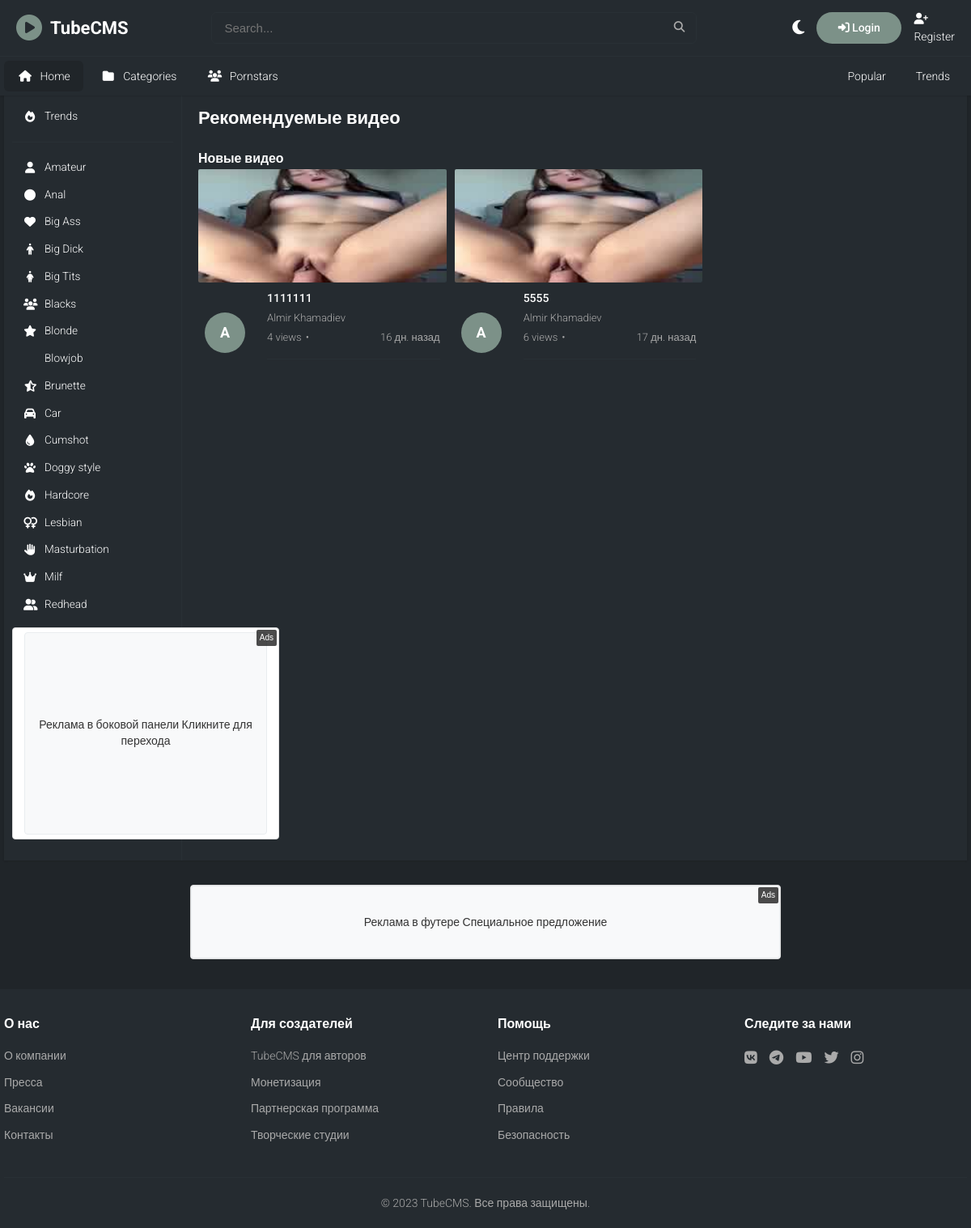
The page / on the database its author committed.
### apps/core/models.py (models this page shows, shortened)
class TimeStampedModel(models.Model):
    created_at = models.DateTimeField(auto_now_add=True)
    updated_at = models.DateTimeField(auto_now=True)
    class Meta:
        abstract = True

class Category(TimeStampedModel):
    name = models.CharField(max_length=100, unique=True)
    slug = models.SlugField(max_length=100, unique=True)
    description = models.TextField(blank=True)
    icon = models.CharField(max_length=50, blank=True, help_text="Font Awesome icon class")
    is_active = models.BooleanField(default=True)
    order = models.PositiveIntegerField(default=0)
    class Meta:
        verbose_name = "Category"
        verbose_name_plural = "Categories"
        ordering = ['order', 'name']

### apps/ads/models.py (models this page shows, shortened)
class AdBanner(models.Model):
    BANNER_TYPES = [
        ('image', 'Изображение'),
        ('video', 'Видео'),
        ('html', 'HTML'),
        ('text', 'Текст'),
    ]
    name = models.CharField(max_length=200, verbose_name="Название баннера")
    campaign = models.ForeignKey(AdCampaign, on_delete=models.CASCADE, related_name='banners', verbose_name="Кампания")
    placement = models.ForeignKey(AdPlacement, on_delete=models.CASCADE, related_name='banners', verbose_name="Место размещения")
    banner_type = models.CharField(max_length=20, choices=BANNER_TYPES, verbose_name="Тип баннера")
    image = models.ImageField(upload_to='ads/images/', blank=True, null=True, verbose_name="Изображение")
    video = models.FileField(upload_to='ads/videos/', blank=True, null=True, verbose_name="Видео")
    html_content = models.TextField(blank=True, verbose_name="HTML контент")
    text_content = models.TextField(blank=True, verbose_name="Текстовый контент")
    target_url = models.URLField(verbose_name="Целевая ссылка")
    alt_text = models.CharField(max_length=200, blank=True, verbose_name="Альтернативный текст")
    is_active = models.BooleanField(default=True, verbose_name="Активно")
    priority = models.PositiveIntegerField(default=0, verbose_name="Приоритет")
    weight = models.PositiveIntegerField(default=1, verbose_name="Вес (для ротации)")
    impressions_count = models.PositiveIntegerField(default=0, verbose_name="Количество показов")
    clicks_count = models.PositiveIntegerField(default=0, verbose_name="Количество кликов")
    created_at = models.DateTimeField(auto_now_add=True, verbose_name="Создано")
    updated_at = models.DateTimeField(auto_now=True, verbose_name="Обновлено")
    class Meta:
        verbose_name = "Рекламный баннер"
        verbose_name_plural = "Рекламные баннеры"
        ordering = ['-priority', '-created_at']
    def record_impression(self):
        self.impressions_count += 1
        self.save(update_fields=['impressions_count'])

### apps/videos/models.py (models this page shows, shortened)
class Video(TimeStampedModel):
    STATUS_CHOICES = [
        ('draft', 'Draft'),
        ('processing', 'Processing'),
        ('published', 'Published'),
        ('private', 'Private'),
        ('rejected', 'Rejected'),
    ]
    user = models.ForeignKey(User, on_delete=models.CASCADE, related_name='videos')
    title = models.CharField(max_length=200)
    description = models.TextField(blank=True)
    temp_video_file = models.FileField(upload_to='videos/tmp/', blank=True, null=True, help_text="Video file (converted versions)", verbose_name="Video file")
    converted_files = models.JSONField(default=list, blank=True, help_text="Paths to converted video files")
    preview = models.FileField(upload_to='previews/', blank=True, null=True, help_text="Short video preview")
    poster = models.ImageField(upload_to='posters/', blank=True, null=True)
    category = models.ForeignKey(Category, on_delete=models.SET_NULL, null=True, blank=True)
    tags = models.ManyToManyField(Tag, blank=True)
    performers = models.ManyToManyField('models.Model', blank=True, related_name='videos', through='models.ModelVideo')
    duration = models.PositiveIntegerField(default=0, help_text="Duration in seconds")
    file_size = models.PositiveIntegerField(default=0, help_text="File size in bytes")
    resolution = models.CharField(max_length=20, blank=True, help_text="e.g., 1920x1080")
    format = models.CharField(max_length=10, blank=True, help_text="e.g., mp4, avi")
    status = models.CharField(max_length=20, choices=STATUS_CHOICES, default='draft')
    is_published = models.BooleanField(default=False)
    is_featured = models.BooleanField(default=False)
    is_premium = models.BooleanField(default=False)
    views_count = models.PositiveIntegerField(default=0)
    likes_count = models.PositiveIntegerField(default=0)
    dislikes_count = models.PositiveIntegerField(default=0)
    comments_count = models.PositiveIntegerField(default=0)
    slug = models.SlugField(max_length=250, unique=True, blank=True, null=True)
    meta_description = models.CharField(max_length=160, blank=True)
    processing_status = models.CharField(max_length=20, default='pending')
    processing_progress = models.PositiveIntegerField(default=0)
    processing_error = models.TextField(blank=True)
    class Meta:
        verbose_name = "Video"
        verbose_name_plural = "Videos"
        ordering = ['-created_at']
        indexes = [
            models.Index(fields=['status', 'is_published']),
            models.Index(fields=['user', 'created_at']),
            models.Index(fields=['views_count']),
        ]

### apps/users/models.py (models this page shows, shortened)
class User(AbstractUser):
    email = models.EmailField(unique=True)
    avatar = models.ImageField(upload_to='avatars/', blank=True, null=True)
    bio = models.TextField(max_length=500, blank=True)
    birth_date = models.DateField(blank=True, null=True)
    location = models.CharField(max_length=100, blank=True)
    website = models.URLField(blank=True)
    is_verified = models.BooleanField(default=False)
    subscribers_count = models.PositiveIntegerField(default=0)
    videos_count = models.PositiveIntegerField(default=0)
    total_views = models.PositiveIntegerField(default=0)
    created_at = models.DateTimeField(auto_now_add=True)
    updated_at = models.DateTimeField(auto_now=True)
    USERNAME_FIELD = 'email'
    REQUIRED_FIELDS = ['username']
    class Meta:
        verbose_name = "User"
        verbose_name_plural = "Users"
    @property
    def full_name(self):
        if self.first_name and self.last_name:
            return f"{self.first_name} {self.last_name}"
        return self.username
    @property
    def display_name(self):
        return self.full_name or self.username

### apps/core/views.py (the view)
# urls.py: path('', views.home, name='home'),
def home(request):
    featured_videos = Video.objects.filter(
        is_published=True,
        is_featured=True
    ).select_related('user', 'category').prefetch_related('tags')[:12]
    recent_videos = Video.objects.filter(
        is_published=True
    ).select_related('user', 'category').prefetch_related('tags')[:12]
    context = {
        'featured_videos': featured_videos,
        'recent_videos': recent_videos,
    }
    return render(request, 'core/home.html', context)

### apps/core/context_processors.py (called while the page is built)
def theme(request):
    if request.user.is_authenticated and hasattr(request.user, 'profile'):
        theme_preference = request.user.profile.theme_preference
    else:
        theme_preference = 'dark'  # Default theme
    return {
        'theme': theme_preference
    }

def categories(request):
    return {
        'categories': Category.objects.filter(is_active=True).order_by('order', 'name')
    }

### apps/core/templatetags/core_tags.py (called while the page is built)
@register.filter
def time_ago(value):
    if not value:
        return ""
    now = timezone.now()
    diff = now - value
    if diff.days > 0:
        return f"{diff.days} дн. назад"
    elif diff.seconds > 3600:
        hours = diff.seconds // 3600
        return f"{hours} ч. назад"
    elif diff.seconds > 60:
        minutes = diff.seconds // 60
        return f"{minutes} мин. назад"
    else:
        return "только что"

@register.filter
def format_views(value):
    if value >= 1000000:
        return f"{value/1000000:.1f}M"
    elif value >= 1000:
        return f"{value/1000:.1f}K"
    else:
        return str(value)

@register.filter
def format_duration(seconds):
    if not seconds:
        return "0:00"
    hours = seconds // 3600
    minutes = (seconds % 3600) // 60
    seconds = seconds % 60
    if hours > 0:
        return f"{hours:02d}:{minutes:02d}:{seconds:02d}"
    else:
        return f"{minutes:02d}:{seconds:02d}"

@register.filter
def truncate_text(text, length=100):
    if len(text) <= length:
        return text
    return text[:length] + "..."

@register.simple_tag
def get_avatar_initial(user):
    if user.first_name:
        return user.first_name[0].upper()
    elif user.username:
        return user.username[0].upper()
    return "U"

### templates/core/home.html (shortened to what this page needs)
{% extends 'base.html' %}
{% load core_tags %}
{% block content %}
<div id="search-results">
    <h2>Рекомендуемые видео</h2>
    <div class="section">
        <h3>Новые видео</h3>
        <div class="video-grid">
            {% for video in recent_videos %}
                {% include 'partials/video_card.html' %}
            {% endfor %}
        </div>
    </div>
</div>
{% endblock %}

### templates/partials/sidebar.html (shortened to what this page needs)
{% load ads_tags %}
<aside class="sidebar">
	<div class="sidebar-section">
		<ul>
			<li><a href="{% url 'core:search' %}?sort=trending" class="{% if request.resolver_match.url_name == 'search' and request.GET.sort == 'trending' %}active{% endif %}"><i class="fas fa-fire"></i> Trends</a></li>
		</ul>
	</div>
	<div class="separator"></div>
	<div class="sidebar-section">
		<ul>
			{% for category in categories %}
			<li><a href="{% url 'videos:category' category.slug %}" class=""><i class="fas fa-{{ category.icon|default:'tag' }}"></i> {{ category.name }}</a></li>
			{% endfor %}
		</ul>
	</div>
	{% ad_banner 'sidebar-banner' request %}
</aside>

### templates/ads/banner.html (shortened to what this page needs)
{% load static %}
{% if banner %}
<div class="ad-banner" data-banner-id="{{ banner.id }}" data-placement="{{ placement.slug }}">
    {% if banner.banner_type == 'image' and banner.image %}
        <a href="{% url 'ads:click' banner.id %}" target="_blank" rel="nofollow">
            <img src="{{ banner.image.url }}"
                 alt="{{ banner.alt_text|default:banner.name }}"
                 width="{{ placement.width }}"
                 height="{{ placement.height }}"
                 class="ad-image">
        </a>
    {% elif banner.banner_type == 'html' and banner.html_content %}
        <div class="ad-html">
            {{ banner.html_content|safe }}
        </div>
    {% elif banner.banner_type == 'text' and banner.text_content %}
        <a href="{% url 'ads:click' banner.id %}" target="_blank" rel="nofollow" class="ad-text-link">
            <div class="ad-text" style="width: {{ placement.width }}px; height: {{ placement.height }}px;">
                {{ banner.text_content }}
            </div>
        </a>
    {% endif %}
    <div class="ad-label">Ads</div>
</div>
{% endif %}

### templates/partials/video_card.html (shortened to what this page needs)
{% load core_tags %}
<div class="video-card">
    <a href="{% url 'videos:detail' video.slug %}">
        <div class="thumbnail">
            {% if video.poster %}
                <img src="{{ video.poster.url }}" alt="{{ video.title }}" class="poster-image" loading="lazy">
            {% else %}
                <div class="poster-placeholder"></div>
            {% endif %}
        </div>
    </a>
    <div class="video-info">
        <div class="channel-avatar">
            {% get_avatar_initial video.user %}
        </div>
        <div class="video-details">
            <div class="video-title">{{ video.title|truncate_text:50 }}</div>
            <div class="channel-name">{{ video.user.display_name }}</div>
            <div class="video-meta">
                <span>{{ video.views_count|format_views }} views</span>
                <span>{{ video.created_at|time_ago }}</span>
            </div>
        </div>
    </div>
</div>

### static/css/base.css (style rules this page uses)
*,:after,:before { -moz-box-sizing:border-box;-webkit-box-sizing:border-box;box-sizing:border-box;margin:0;padding:0 }
html { -webkit-text-size-adjust:100%;line-height:1.15 }
:root { --bg-primary:#252B30;--bg-secondary:#28292D;--bg-tertiary:#202529;--text-primary:#ffffff;--text-secondary:#aaaaaa;--accent-color:#7C9188;--border-color:#293035;--card-bg:#0f0f0f;--shadow:0 1px 2px #00000021;--sidebar-width:220px; }
body { font-family:'Roboto',sans-serif;font-weight:300;font-style:normal;font-size:.85rem;background-color:var(--bg-tertiary);margin:0;padding:0;color:var(--text-primary);line-height:1.6;transition:background-color .3s,color .3s }
.separator { margin:15px 0;border-top:1px solid var(--border-color) }
.sidebar { width:var(--sidebar-width);position:sticky;background-color:var(--bg-primary);padding:10px;border-right:1px solid var(--border-color);margin-right:10px;transition:background-color .3s }
.sidebar-section { margin-bottom:0 }
.sidebar ul { list-style:none }
.sidebar li { margin-bottom:2px }
.sidebar a { text-decoration:none;color:var(--text-primary);cursor:pointer;font-size:.85rem;display:flex;align-items:center;padding:5px 14px;gap:10px;transition:.2s;border-radius:4px }
.sidebar i { font-size:14px;width:16px;text-align:center }
.content h2 { color:var(--text-primary);margin-bottom:20px;font-size:22px }
.video-grid { display:grid;grid-template-columns:repeat(5,1fr);gap:10px }
.video-card { overflow:hidden }
.thumbnail { position:relative;height:140px;background-color:var(--bg-tertiary);border-radius:2px;overflow:hidden;margin-bottom:10px }
.thumbnail img,.thumbnail video { width:100%;height:100%;object-fit:cover }
.poster-image { width:100%;height:100%;object-fit:cover;transition:opacity .3s ease }
.video-info { display:flex;padding:0 8px 8px }
.channel-avatar { width:36px;height:36px;border-radius:2px;background-color:var(--accent-color);margin-right:12px;flex-shrink:0;display:flex;align-items:center;justify-content:center;color:white;font-size:14px;font-weight:bold }
.video-details { flex:1 }
.video-title { color:var(--text-primary);font-weight:500;margin-bottom:5px;display:-webkit-box;-webkit-line-clamp:2;-webkit-box-orient:vertical;overflow:hidden;font-size:14px;line-height:1.4 }
.channel-name { color:var(--text-secondary);font-size:13px;margin-bottom:3px }
.video-meta span:not(:last-child)::after { content:"•";margin:0 5px }
@media (max-width:1600px) { .video-grid { grid-template-columns:repeat(4,1fr) } }
@media (max-width:1300px) { .video-grid { grid-template-columns:repeat(3,1fr) } }
.ad-banner { position:relative;display:inline-block;margin:10px 0;border:1px solid #ddd;border-radius:4px;overflow:hidden;background:#fff }
.ad-text { display:flex;align-items:center;justify-content:center;padding:10px;background:#f8f9fa;border:1px solid #e9ecef;border-radius:4px;font-size:14px;line-height:1.4;text-align:center;color:#333 }
.ad-text-link { text-decoration:none;color:inherit }
.ad-label { position:absolute;top:2px;right:2px;background:rgba(0,0,0,.7);color:white;font-size:10px;padding:2px 4px;border-radius:2px;font-family:Arial,sans-serif }
.channel-avatar { width:60px;height:60px;border-radius:50%;background:var(--accent-color);display:flex;align-items:center;justify-content:center;color:white;font-weight:bold;font-size:24px;flex-shrink:0 }
.video-meta { display: flex; justify-content: space-between; align-items: center; margin-bottom: 20px; padding-bottom: 15px; border-bottom: 1px solid var(--border-color); color: var(--text-secondary); font-size: 13px; }
.channel-avatar { width: 50px; height: 50px; border-radius: 50%; background: var(--accent-color); display: flex; align-items: center; justify-content: center; color: white; font-weight: bold; font-size: 18px; }
.video-info { display: flex; align-items: center; gap: 15px; color: var(--text-secondary); font-size: 14px; }

### rows shown on the page
Category: name "Amateur"
Category: name "Anal"
Category: name "Big Ass"
Category: name "Big Dick"
Category: name "Big Tits"
Category: name "Blacks"
Category: name "Blonde"
Category: name "Blowjob"
Category: name "Brunette"
Category: name "Car"
Category: name "Cumshot"
Category: name "Doggy style"
Category: name "Hardcore"
Category: name "Lesbian"
Category: name "Masturbation"
Category: name "Milf"
Category: name "Redhead"
AdBanner: text_content "Реклама в боковой панели Кликните для перехода"
Video: poster (picture), user.first_name "A", title "1111111", user.display_name "Almir Khamadiev", views_count "4", created_at "16 дн. назад"
Video: poster (picture), user.first_name "A", title "5555", user.display_name "Almir Khamadiev", views_count "6", created_at "17 дн. назад"
AdBanner: text_content "Реклама в футере Специальное предложение"
